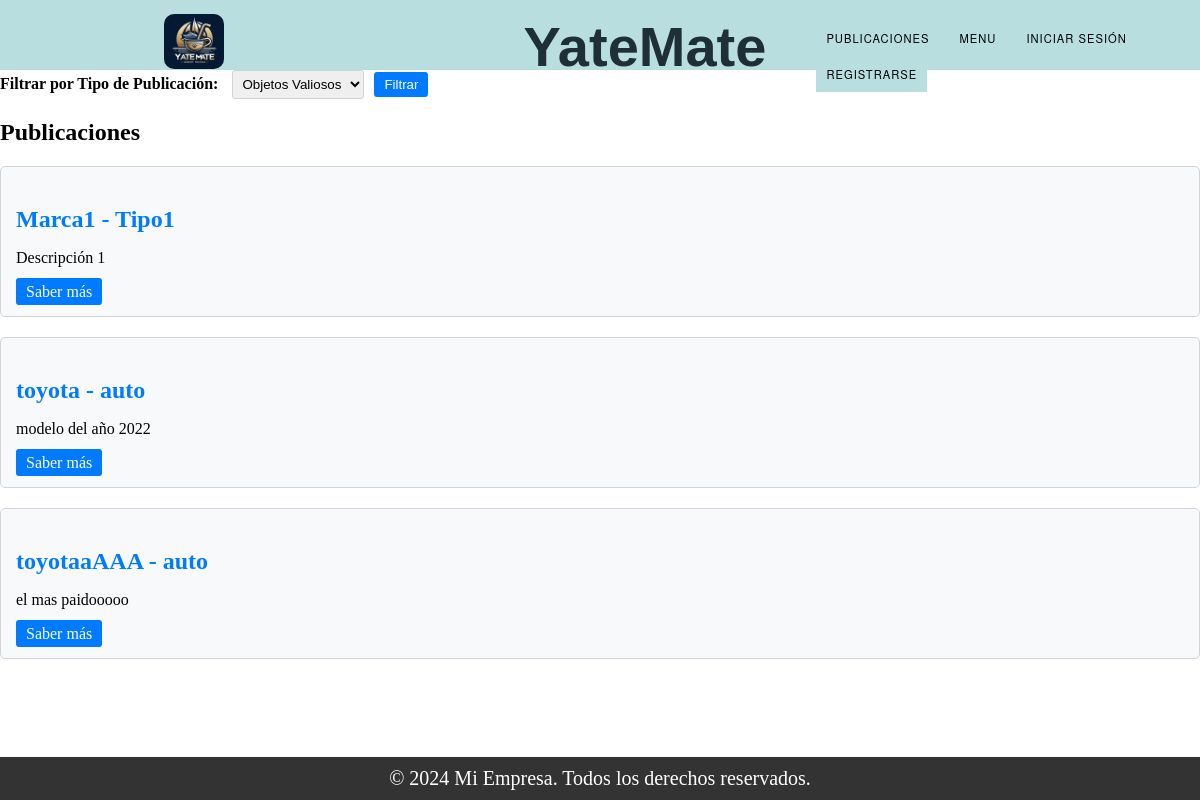
The page /list_publication/ on the database as committed earlier.
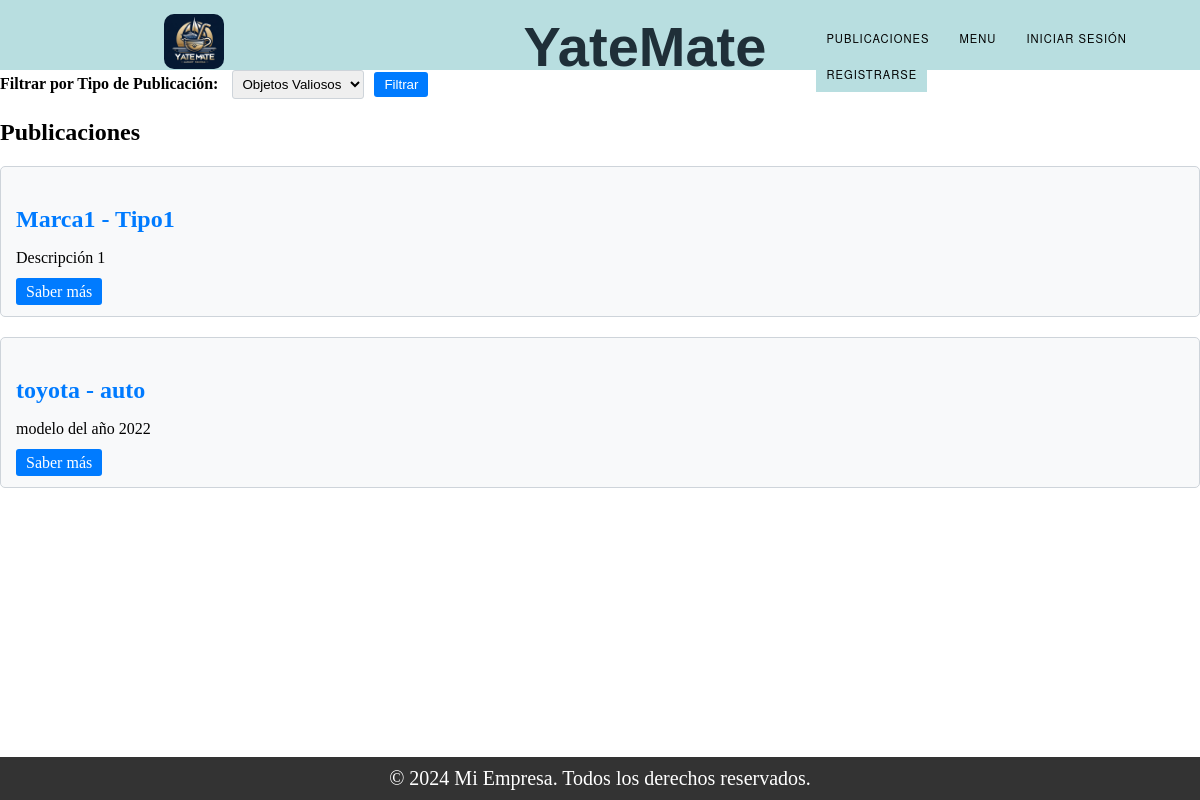
The same page on the database as committed later.
### Trueque/models.py (models this page shows, shortened)
class Publicacion_ObjetoValioso(models.Model):
    ESTADO_CHOICES = (
        ('Vigente', 'Vigente'),
        ('Proceso', 'Proceso'),
        ('Finalizado', 'Finalizado'),
    )
    tipo = models.CharField(max_length=100)
    marca = models.CharField(max_length=100)
    descripcion = models.TextField()
    estado = models.CharField(max_length=50)
    matricula = models.CharField(max_length=50)  # Agregado el campo matricula
    dueño = models.ForeignKey(User, on_delete=models.SET_NULL, null=True)
    foto = models.ImageField(upload_to='static/img_o/')

### Trueque/views.py (the view)
# urls.py: path("list_publication/", views.list_publication, name="list_publication"),
def list_publication(request):
    embarcaciones_vigentes = Publicacion_Embarcacion.objects.filter(estado='Vigente')
    objetos_vigentes = Publicacion_ObjetoValioso.objects.filter(estado='Vigente')
    tipo_filtro = request.GET.get('tipo', 'objetos valiosos')  # Valor por defecto 'objetos valiosos'
    if tipo_filtro == 'objetos valiosos':
        objetos = objetos_vigentes
    elif tipo_filtro == 'embarcaciones':
        objetos = embarcaciones_vigentes
    tipo_objetos = 'Objetos Valiosos' if tipo_filtro == 'objetos valiosos' else 'Embarcaciones'
    return render(request, "list_publication.html", {'objetos': objetos , 'tipo_objetos': tipo_objetos,})

### Trueque/context_processors.py (called while the page is built)
def conversaciones_usuario(request):
    user_id = request.session.get('user_id')
    if user_id:
        conversaciones = Conversacion.objects.filter(Q(dueño_publicacion=user_id) | Q(solicitante=user_id))
        return {'conversaciones_usuario': conversaciones}
    else:
        return {'conversaciones_usuario': []}

### Trueque/templates/list_publication.html (shortened to what this page needs)
{% extends "base.html" %}
{% block content %}
<form class="filter-form" method="GET" action="">
    <div style="display: flex; align-items: center;">
        <div style="margin-right: 10px;">
            <label for="tipo">Filtrar por Tipo de Publicación:</label>
            <select name="tipo" id="tipo">
                <option value="objetos valiosos" {% if request.GET.tipo == 'objetos valiosos' %}selected{% endif %}>Objetos Valiosos</option>
            </select>
        </div>
        <button type="submit">Filtrar</button>
    </div>
</form>
{% if objetos %}
    <h2>Publicaciones</h2>
    {% for objeto in objetos %}
        <div class="card">
            <h3 class="card-title">
                {% if objeto.embarcacion.nombre_fantasia %}
                    {{ objeto.embarcacion.nombre_fantasia }}
                {% else %}
                    {{ objeto.marca }}
                {% endif %}
                {% if objeto.embarcacion.tipo%}
                    - {{ objeto.embarcacion.tipo }}
                {% else %}
                    - {{ objeto.tipo }}
                {% endif %}
            </h3>
            <p>{{ objeto.descripcion|truncatechars:70 }}</p>
            <a href="{% url 'saber_mas' id=objeto.id tipo_objetos=tipo_objetos %}" class="btn btn-card">Saber más</a>
        </div>
    {% endfor %}
{% else %}
    <p>No se cuenta con Publicaciones.</p>
{% endif %}
{% endblock %}

Rows that differ between the two databases and show on the page:
removed Publicacion_ObjetoValioso: marca "toyotaaAAA", tipo "auto", descripcion "el mas paidooooo"
